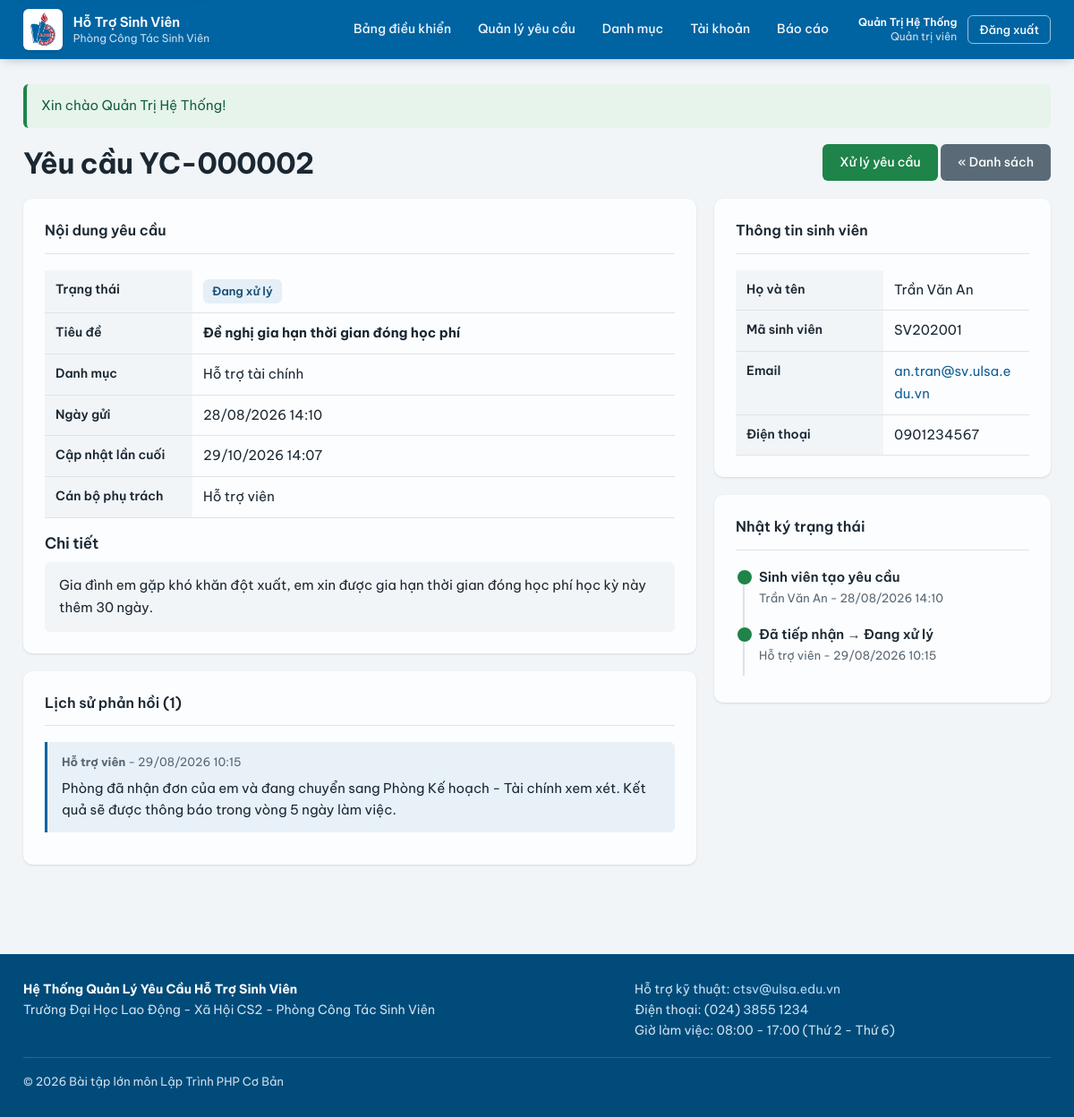
Screenshot of /admin/view_request.php?id=2 (signed in) with the database file from the repository.
### tables this page shows
CREATE TABLE `tbl_requests` (
    `id`                INT AUTO_INCREMENT PRIMARY KEY    COMMENT 'Khóa chính',
    `user_id`           INT NOT NULL                      COMMENT 'FK -> tbl_users: sinh viên gửi',
    `category_id`       INT NOT NULL                      COMMENT 'FK -> tbl_categories',
    `title`             VARCHAR(255) NOT NULL             COMMENT 'Tiêu đề yêu cầu',
    `description`       LONGTEXT NOT NULL                 COMMENT 'Nội dung chi tiết',
    `status`            ENUM('received','processing','completed') NOT NULL DEFAULT 'received'
                                                          COMMENT 'received=Đã tiếp nhận, processing=Đang xử lý, completed=Hoàn thành',
    `attachment_path`   VARCHAR(255) DEFAULT NULL         COMMENT 'Tên tệp đính kèm của sinh viên',
    `staff_assigned_id` INT DEFAULT NULL                  COMMENT 'FK -> tbl_users: cán bộ phụ trách',
    `rating`            TINYINT DEFAULT NULL              COMMENT 'Đánh giá hài lòng 1-5 sao (tùy chọn)',
    `rating_comment`    VARCHAR(500) DEFAULT NULL         COMMENT 'Nhận xét kèm đánh giá',
    `created_at`        TIMESTAMP NOT NULL DEFAULT CURRENT_TIMESTAMP,
    `updated_at`        TIMESTAMP NOT NULL DEFAULT CURRENT_TIMESTAMP ON UPDATE CURRENT_TIMESTAMP,
    CONSTRAINT `fk_request_user`     FOREIGN KEY (`user_id`)
        REFERENCES `tbl_users`(`id`)      ON DELETE CASCADE  ON UPDATE CASCADE,
    CONSTRAINT `fk_request_category`  FOREIGN KEY (`category_id`)
        REFERENCES `tbl_categories`(`id`) ON DELETE RESTRICT ON UPDATE CASCADE,
    CONSTRAINT `fk_request_staff`     FOREIGN KEY (`staff_assigned_id`)
        REFERENCES `tbl_users`(`id`)      ON DELETE SET NULL ON UPDATE CASCADE,
    INDEX `idx_requests_status`   (`status`),
    INDEX `idx_requests_user`     (`user_id`),
    INDEX `idx_requests_category` (`category_id`),
    INDEX `idx_requests_created`  (`created_at`),
    INDEX `idx_requests_user_created`   (`user_id`, `created_at`),
    INDEX `idx_requests_status_created` (`status`, `created_at`)
);

CREATE TABLE `tbl_categories` (
    `id`            INT AUTO_INCREMENT PRIMARY KEY        COMMENT 'Khóa chính',
    `category_name` VARCHAR(100) NOT NULL UNIQUE          COMMENT 'Tên danh mục hiển thị',
    `category_code` VARCHAR(50)  DEFAULT NULL UNIQUE      COMMENT 'Mã danh mục dùng nội bộ',
    `description`   TEXT         DEFAULT NULL             COMMENT 'Mô tả phạm vi hỗ trợ',
    `sort_order`    INT NOT NULL DEFAULT 0                COMMENT 'Thứ tự hiển thị, nhỏ đứng trước',
    `created_at`    TIMESTAMP NOT NULL DEFAULT CURRENT_TIMESTAMP
);

CREATE TABLE `tbl_users` (
    `id`         INT AUTO_INCREMENT PRIMARY KEY           COMMENT 'Khóa chính',
    `full_name`  VARCHAR(255) NOT NULL                    COMMENT 'Họ và tên',
    `email`      VARCHAR(255) NOT NULL UNIQUE             COMMENT 'Email đăng nhập, duy nhất',
    `phone`      VARCHAR(20)  DEFAULT NULL                COMMENT 'Số điện thoại liên hệ',
    `student_id` VARCHAR(50)  DEFAULT NULL UNIQUE         COMMENT 'Mã sinh viên (NULL với cán bộ)',
    `password`   VARCHAR(255) NOT NULL                    COMMENT 'Mật khẩu đã băm bằng bcrypt',
    `role`       ENUM('student','staff','admin') NOT NULL DEFAULT 'student'
                                                          COMMENT 'Vai trò quyết định quyền truy cập',
    `status`     ENUM('active','inactive') NOT NULL DEFAULT 'active'
                                                          COMMENT 'Khóa tài khoản khi inactive',
    `failed_logins` INT NOT NULL DEFAULT 0                COMMENT 'Số lần đăng nhập sai liên tiếp',
    `locked_until`  DATETIME DEFAULT NULL                 COMMENT 'Tạm khóa đăng nhập tới thời điểm này (chống dò mật khẩu)',
    `created_at` TIMESTAMP NOT NULL DEFAULT CURRENT_TIMESTAMP,
    `updated_at` TIMESTAMP NOT NULL DEFAULT CURRENT_TIMESTAMP ON UPDATE CURRENT_TIMESTAMP,
    INDEX `idx_users_role` (`role`),
    INDEX `idx_users_status` (`status`)
);

CREATE TABLE `tbl_responses` (
    `id`              INT AUTO_INCREMENT PRIMARY KEY      COMMENT 'Khóa chính',
    `request_id`      INT NOT NULL                        COMMENT 'FK -> tbl_requests',
    `staff_id`        INT NOT NULL                        COMMENT 'FK -> tbl_users: cán bộ trả lời',
    `response_text`   LONGTEXT NOT NULL                   COMMENT 'Nội dung phản hồi',
    `attachment_path` VARCHAR(255) DEFAULT NULL           COMMENT 'Tệp đính kèm của cán bộ',
    `response_date`   TIMESTAMP NOT NULL DEFAULT CURRENT_TIMESTAMP,
    CONSTRAINT `fk_response_request` FOREIGN KEY (`request_id`)
        REFERENCES `tbl_requests`(`id`) ON DELETE CASCADE   ON UPDATE CASCADE,
    CONSTRAINT `fk_response_staff`   FOREIGN KEY (`staff_id`)
        REFERENCES `tbl_users`(`id`)   ON DELETE RESTRICT  ON UPDATE CASCADE,
    INDEX `idx_responses_request` (`request_id`),
    INDEX `idx_responses_request_date` (`request_id`, `response_date`)
);

CREATE TABLE `tbl_status_log` (
    `id`         INT AUTO_INCREMENT PRIMARY KEY           COMMENT 'Khóa chính',
    `request_id` INT NOT NULL                             COMMENT 'FK -> tbl_requests',
    `old_status` VARCHAR(50) DEFAULT NULL                 COMMENT 'Trạng thái trước khi đổi',
    `new_status` VARCHAR(50) NOT NULL                     COMMENT 'Trạng thái sau khi đổi',
    `changed_by` INT NOT NULL                             COMMENT 'FK -> tbl_users: người thực hiện',
    `changed_at` TIMESTAMP NOT NULL DEFAULT CURRENT_TIMESTAMP,
    CONSTRAINT `fk_log_request` FOREIGN KEY (`request_id`)
        REFERENCES `tbl_requests`(`id`) ON DELETE CASCADE  ON UPDATE CASCADE,
    CONSTRAINT `fk_log_user`    FOREIGN KEY (`changed_by`)
        REFERENCES `tbl_users`(`id`)    ON DELETE RESTRICT ON UPDATE CASCADE,
    INDEX `idx_log_request` (`request_id`),
    INDEX `idx_log_request_changed` (`request_id`, `changed_at`)
);

### admin/view_request.php (the view, shortened to what this page needs)
<?php
$requestId = (int)get('id');
$request   = get_request_detail($requestId);
$responses  = get_responses($requestId);
$statusLogs = get_status_logs($requestId);
$assignedStaff = null;
if (!empty($request['staff_assigned_id'])) {
    $assignedStaff = db_select_one(
        'SELECT full_name, email FROM tbl_users WHERE id = ? LIMIT 1',
        [(int)$request['staff_assigned_id']],
        'i'
    );
}
require_once __DIR__ . '/../includes/header.php';
?>
<div class="page-head">
    <h1>Yêu cầu <?php echo e(request_code($request['id'])); ?></h1>
    <div>
        <a class="btn btn-success" href="process_request.php?id=<?php echo (int)$request['id']; ?>">Xử lý yêu cầu</a>
        <a class="btn btn-muted" href="manage_requests.php">&laquo; Danh sách</a>
    </div>
</div>
<div class="detail-grid">
    <div>
        <div class="card">
            <div class="card-title">Nội dung yêu cầu</div>
            <table class="info-table">
                <tr><th>Trạng thái</th><td><?php echo status_badge($request['status']); ?></td></tr>
                <tr><th>Tiêu đề</th><td><strong><?php echo e($request['title']); ?></strong></td></tr>
                <tr><th>Danh mục</th><td><?php echo e($request['category_name']); ?></td></tr>
                <tr><th>Ngày gửi</th><td><?php echo e(format_datetime($request['created_at'])); ?></td></tr>
                <tr><th>Cập nhật lần cuối</th><td><?php echo e(format_datetime($request['updated_at'])); ?></td></tr>
                <tr>
                    <th>Cán bộ phụ trách</th>
                    <td>
                        <?php echo $assignedStaff
                            ? e($assignedStaff['full_name'])
                            : '<span class="text-muted">Chưa phân công</span>'; ?>
                    </td>
                </tr>
            </table>
            <h3 class="mt-18">Chi tiết</h3>
            <div class="description-box"><?php echo e($request['description']); ?></div>
        </div>
        <div class="card">
            <div class="card-title">Lịch sử phản hồi (<?php echo count($responses); ?>)</div>
            <?php if (empty($responses)): ?>
                <p class="text-muted mb-0">Chưa có phản hồi nào được gửi cho sinh viên.</p>
            <?php else: ?>
                <?php render_responses($responses); ?>
            <?php endif; ?>
        </div>
    </div>
    <div>
        <div class="card">
            <div class="card-title">Thông tin sinh viên</div>
            <table class="info-table">
                <tr><th>Họ và tên</th><td><?php echo e($request['full_name']); ?></td></tr>
                <tr><th>Mã sinh viên</th><td><?php echo e($request['student_id']); ?></td></tr>
                <tr><th>Email</th>
                    <td><a href="mailto:<?php echo e($request['email']); ?>"><?php echo e($request['email']); ?></a></td></tr>
                <tr><th>Điện thoại</th>
                    <td><?php echo $request['phone'] ? e($request['phone'])
                        : '<span class="text-muted">Chưa cung cấp</span>'; ?></td></tr>
            </table>
        </div>
        <div class="card">
            <div class="card-title">Nhật ký trạng thái</div>
            <?php if (empty($statusLogs)): ?>
                <p class="text-muted mb-0">Chưa có thay đổi nào.</p>
            <?php else: ?>
                <ul class="timeline">
                    <?php foreach ($statusLogs as $log): ?>
                    <li class="done">
                        <div class="tl-title">
                            <?php echo $log['old_status'] === null
                                ? 'Sinh viên tạo yêu cầu'
                                : e(status_label($log['old_status'])) . ' → ' . e(status_label($log['new_status'])); ?>
                        </div>
                        <div class="tl-meta">
                            <?php echo e($log['changed_by_name']); ?>
                            - <?php echo e(format_datetime($log['changed_at'])); ?>
                        </div>
                    </li>
                    <?php endforeach; ?>
                </ul>
            <?php endif; ?>
        </div>
    </div>
</div>
<?php require_once __DIR__ . '/../includes/footer.php'; ?>

### functions.php (shortened to what this page needs)
<?php
require_once __DIR__ . '/config.php';
function e($value)
{
    return htmlspecialchars((string)$value, ENT_QUOTES | ENT_SUBSTITUTE, 'UTF-8');
}
function clean_input($value)
{
    $value = is_string($value) ? $value : '';
    $value = trim($value);
    $cleaned = preg_replace('/[\x00-\x08\x0B\x0C\x0E-\x1F\x7F]/u', '', $value);
    return $cleaned === null ? '' : $cleaned;
}
function get($key, $default = '')
{
    return isset($_GET[$key]) ? clean_input($_GET[$key]) : $default;
}
function db_query($sql, $params = [], $types = '')
{
    global $conn;
    $stmt = mysqli_prepare($conn, $sql);
    if (!empty($params)) {
        mysqli_stmt_bind_param($stmt, $types, ...$params);
    }
    mysqli_stmt_execute($stmt);
    return $stmt;
}
function db_select($sql, $params = [], $types = '')
{
    $stmt   = db_query($sql, $params, $types);
    $result = mysqli_stmt_get_result($stmt);
    $rows   = mysqli_fetch_all($result, MYSQLI_ASSOC);
    return $rows;
}
function db_select_one($sql, $params = [], $types = '')
{
    $stmt   = db_query($sql, $params, $types);
    $result = mysqli_stmt_get_result($stmt);
    $row    = mysqli_fetch_assoc($result);
    return $row ?: null;
}
function render_flash()
{
    if (!empty($_SESSION['flash'])) {
        $flash = $_SESSION['flash'];
        echo '<div class="alert alert-' . e($flash['type']) . '">' . e($flash['message']) . '</div>';
    }
}
function status_list()
{
    return [
        'received'   => 'Đã tiếp nhận',
        'processing' => 'Đang xử lý',
        'completed'  => 'Hoàn thành',
    ];
}
function status_label($status)
{
    $list = status_list();
    return $list[$status] ?? 'Không xác định';
}
function status_badge($status)
{
    return '<span class="badge badge-' . e($status) . '">' . e(status_label($status)) . '</span>';
}
function format_datetime($datetime, $withTime = true)
{
    $ts = strtotime($datetime);
    return $withTime ? date('d/m/Y H:i', $ts) : date('d/m/Y', $ts);
}
function get_request_detail($requestId)
{
    return db_select_one(
        'SELECT r.*, u.full_name, u.student_id, u.email, u.phone, c.category_name
         FROM tbl_requests r
         JOIN tbl_users u ON u.id = r.user_id
         JOIN tbl_categories c ON c.id = r.category_id
         WHERE r.id = ? LIMIT 1',
        [(int)$requestId],
        'i'
    );
}
function get_responses($requestId)
{
    return db_select(
        'SELECT rs.*, u.full_name AS staff_name
         FROM tbl_responses rs
         JOIN tbl_users u ON u.id = rs.staff_id
         WHERE rs.request_id = ?
         ORDER BY rs.response_date ASC',
        [(int)$requestId],
        'i'
    );
}
function get_status_logs($requestId)
{
    return db_select(
        'SELECT sl.*, u.full_name AS changed_by_name
         FROM tbl_status_log sl
         JOIN tbl_users u ON u.id = sl.changed_by
         WHERE sl.request_id = ?
         ORDER BY sl.changed_at ASC, sl.id ASC',
        [(int)$requestId],
        'i'
    );
}
function render_responses($responses)
{
    foreach ($responses as $response) {
        echo '<div class="response-item">'
           . '<div class="response-meta"><strong>' . e($response['staff_name']) . '</strong> - '
           . e(format_datetime($response['response_date'])) . '</div>'
           . '<div class="response-text">' . e($response['response_text']) . '</div>';
        echo '</div>';
    }
}
function request_code($id)
{
    return 'YC-' . str_pad((string)$id, 6, '0', STR_PAD_LEFT);
}

### rows the page displays
tbl_requests: id "YC-000002", status "Đang xử lý", title "Đề nghị gia hạn thời gian đóng học phí", category.category_name "Hỗ trợ tài chính", created_at "28/08/2026 14:10", updated_at "29/10/2026 14:07", description "Gia đình em gặp khó khăn đột xuất, em xin được gia hạn thời gian đóng học phí học kỳ này thêm 30 ngày.", user.full_name "Trần Văn An", user.student_id "SV202001", user.email "an.tran@sv.ulsa.edu.vn", user.phone "0901234567"
tbl_users: full_name "Hỗ trợ viên"
tbl_responses: staff.full_name "Hỗ trợ viên", response_date "29/08/2026 10:15", response_text "Phòng đã nhận đơn của em và đang chuyển sang Phòng Kế hoạch - Tài chính xem xét. Kết quả sẽ được thông báo trong vòng 5 ngày làm việc."
tbl_status_log: shows "Sinh viên tạo yêu cầu", changed_by.full_name "Trần Văn An", changed_at "28/08/2026 14:10"
tbl_status_log: old_status "Đã tiếp nhận", new_status "Đang xử lý", changed_by.full_name "Hỗ trợ viên", changed_at "29/08/2026 10:15"

### other values shown
APP_SHORT_NAME "Hỗ Trợ Sinh Viên"
APP_DEPARTMENT "Phòng Công Tác Sinh Viên"
$_SESSION['full_name'] "Quản Trị Hệ Thống"
role_label(current_role()) "Quản trị viên"
$flash['message'] "Xin chào Quản Trị Hệ Thống!"
count($responses) "1"
APP_NAME "Hệ Thống Quản Lý Yêu Cầu Hỗ Trợ Sinh Viên"
APP_UNIVERSITY "Trường Đại Học Lao Động - Xã Hội CS2"
